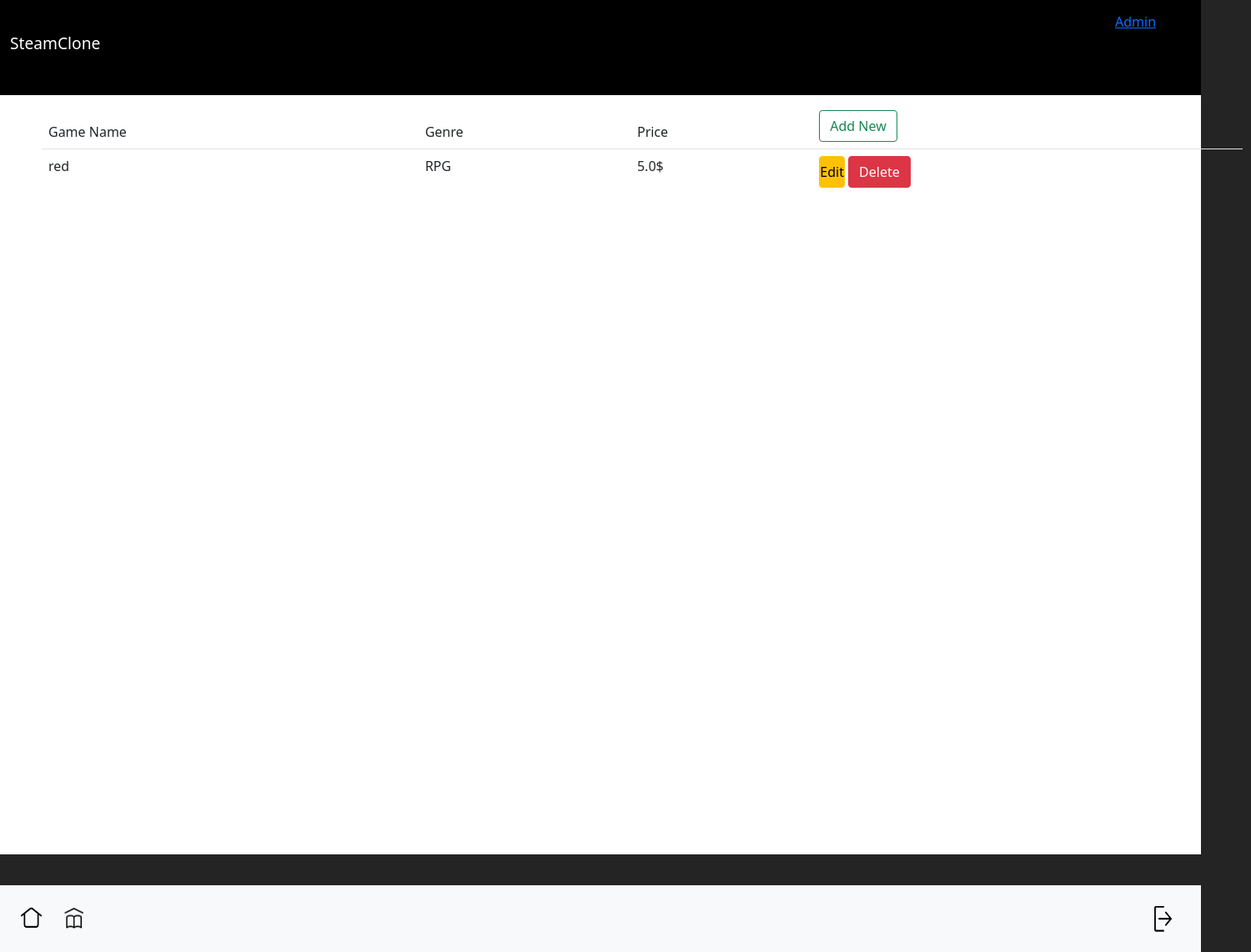
Before: /gameList/ (signed in) with the older database file.
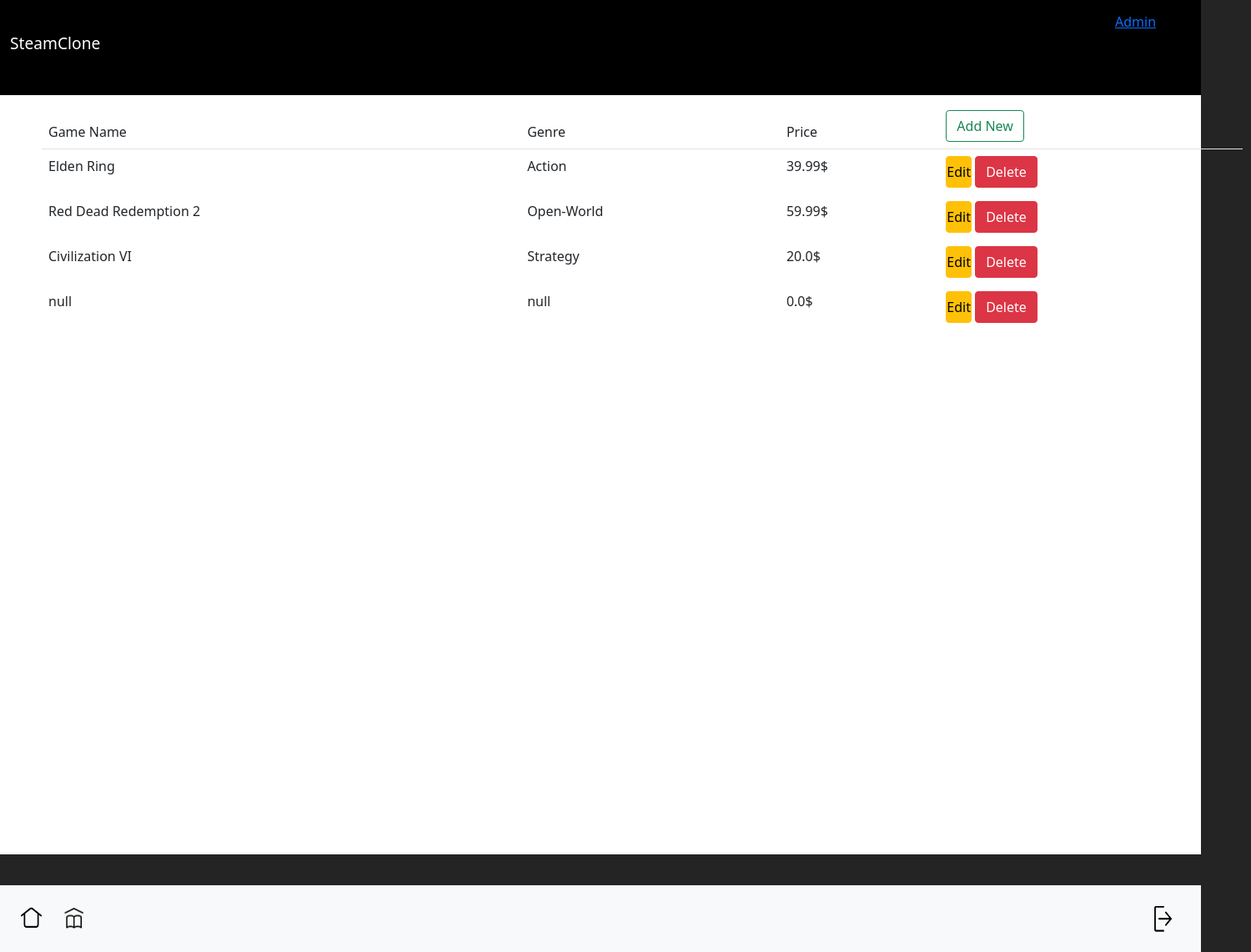
After: the same page with the newer database file.
### steamClone/models.py (models this page shows)
class Game(models.Model):
    name = models.CharField(max_length=100)
    description = models.CharField(max_length=500)
    genre = models.ForeignKey(Genre, on_delete=models.CASCADE)
    price = models.FloatField()
    poster = models.URLField()
    url = models.URLField()

class Genre(models.Model):
    title = models.CharField(max_length=20)
    def __str__(self):
        return self.title

### steamClone/views.py (the view)
# urls.py: path('gameList/', views.gameList, name='list'),
@login_required()
def gameList(request):
    if not request.user.is_superuser:
        return redirect('/')
    context = {'gameList': Game.objects.all()}
    return render(request, 'steamClone/Edit-Admin.html', context)

### steamClone/templates/steamClone/Edit-Admin.html (shortened to what this page needs)
{% extends "steamClone/base.html" %}
{% load static %}
{% block content %}
<div class="content">
  <table
    class="table table-borderless"
    style="position: absolute; top: 20px; left: 50px"
  >
    <thead class="border-bottom font-weight-bold">
      <tr>
        <td>Game Name</td>
        <td>Genre</td>
        <td>Price</td>
        <td>
          <a href="{% url 'add' %}" class="btn btn-outline-success">
             Add New
          </a>
        </td>
      </tr>
    </thead>
    <tbody>
      {% for game in gameList %}
      <tr>
        <td>{{game.name}}</td>
        <td>{{game.genre}}</td>
        <td>{{game.price}}$</td>
        <td>
          <a href="{% url 'edit' game.id %}" class="btn btn-warning px-0">
            Edit
          </a>
          <form
            action="{% url 'delete' game.id %}"
            method="post"
            class="d-inline"
          >
            <button type="submit" class="btn btn-danger">
              Delete
            </button>
          </form>
        </td>
      </tr>
      {% endfor %}
    </tbody>
  </table>
</div>
{% endblock content %}

Changed rows visible on the page:
removed Game: name "red", genre "RPG", price "5.0"
added Game: name "Elden Ring", genre "Action", price "39.99"
added Game: name "Red Dead Redemption 2", genre "Open-World", price "59.99"
added Game: name "Civilization VI", genre "Strategy", price "20.0"
added Game: name "null", genre "null", price "0.0"
